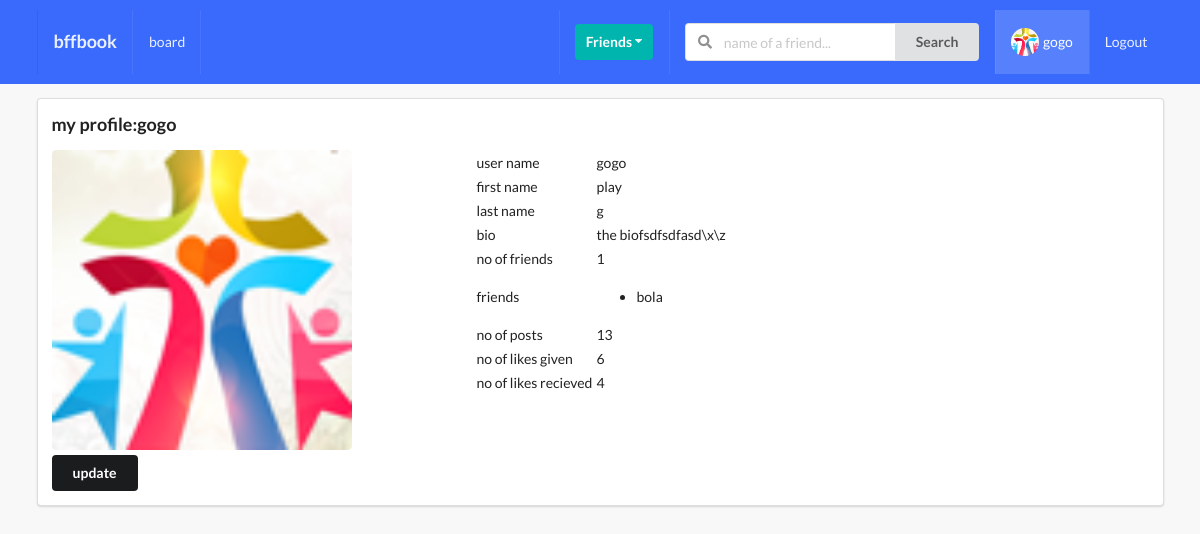
/profiles/myprofile (signed in), run on the app's committed database.
### profiles/models.py (models this page shows, shortened)
class Profile(models.Model):
    first_name = models.CharField(max_length=200, blank=True, null=True)
    last_name = models.CharField(max_length=200, blank=True, null=True)
    user = models.OneToOneField(User, on_delete=models.CASCADE)
    bio = models.TextField(max_length=300, default="no bio.......")
    email = models.EmailField(max_length=200, blank=True, null=True)
    country = models.CharField(max_length=200, blank=True, null=True)
    avatar = models.ImageField(default='avatar.jpg', upload_to='avatars/')
    friends = models.ManyToManyField(User, blank=True, related_name='friends')
    slug = models.SlugField(unique=True, blank=True, null=True)
    updated = models.DateTimeField(auto_now=True)
    created = models.DateTimeField(auto_now_add=True)
    objects = ProfileManager()
    def get_friends(self):
        return self.friends.all()
    def get_friends_no(self):
        return self.friends.all().count()
    def get_posts_no(self):
        return self.Post_set.all().count()
    def get_likes_given_no(self):
        total_liked = self.likee.filter(value='like').count()
        return total_liked
    def get_liked_recieved_no(self):
        posts = self.Post_set.all()
        total_liked = 0
        for item in posts:
            total_liked += item.liked.all().count()
        return total_liked

### posts/models.py (models this page shows, shortened)
class Post(models.Model):
    content = models.TextField()
    image = models.ImageField(upload_to='posts/',
                              validators=[FileExtensionValidator(['jpg', 'jpeg', 'png'])], blank=True)
    liked = models.ManyToManyField(Profile, blank=True, related_name='post_likes')
    updated = models.DateTimeField(auto_now=True)
    created = models.DateTimeField(auto_now_add=True)
    author = models.ForeignKey(Profile, on_delete=models.CASCADE, related_name='Post_set')
    class Meta:
        ordering = ('-created',)

### profiles/views.py (the view)
# urls.py: path('myprofile', my_profile, name='myprofile'),
def my_profile(request):
    obj = Profile.objects.get(user=request.user)
    form = ProfileModelForm(request.POST or None, request.FILES or None, instance=obj)
    confirm = False
    if request.method == 'POST':
        if form.is_valid():
            form.save()
            confirm = True
    context = {
        'obj': obj,
        'form': form,
        'confirm': confirm,
    }
    return render(request, 'profiles/myprofile.html', context)

### profiles/forms.py
class ProfileModelForm(forms.ModelForm):
    class Meta:
        model = Profile
        fields = ['first_name', 'last_name', 'bio', 'avatar']

### profiles/context_processors.py (called while the page is built)
def ava_context(request):
    if request.user.is_authenticated:
        prof_instance=Profile.objects.get(user=request.user)
        prof_avatar=prof_instance.avatar
        return{'avatar_pic':prof_avatar}
    return {}

def invitation_recieved_count(request):
    if request.user.is_authenticated:
        prof_instance = Profile.objects.get(user=request.user)
        rel_invitation_recieved=Relationship.objects.invitation_recieved(prof_instance).count()
        return {'invitations_no':rel_invitation_recieved}
    else:
        return {}

### profiles/models.py (called while the page is built)
    def invitation_recieved(self, reciever):
        qs = Relationship.objects.filter(reciever=reciever, status='send')
        return qs

### profiles/templates/profiles/myprofile.html (shortened to what this page needs)
{% extends 'base.html' %}
{% load static %}
{% block content %}
<div class="ui segment">
    <h3>my profile:{{ request.user}}</h3>
    <div class="ui grid">
        <div class="row">
            <div class="six wide column">
                <img class="ui medium rounded image" src="{{ obj.avatar.url }}">
                <div class="row mt-5">
                    <button class="ui secondary button" id="modal_btn">update</button>
                </div>
            </div>
            <div class="ten wide column">
                <table calss="ui table">
                    <tbody>
                    <tr>
                        <td>user name</td>
                        <td>{{ obj.user.username }}</td>
                    </tr>
                    <tr>
                        <td>first name</td>
                        <td>{{ obj.first_name }}</td>
                    </tr>
                    <tr>
                        <td>last name</td>
                        <td>{{ obj.last_name }}</td>
                    </tr>
                    <tr>
                        <td>bio</td>
                        <td>{{ obj.bio }}</td>
                    </tr>
                    <tr>
                        <td>no of friends</td>
                        <td>{{ obj.get_friends_no }}</td>
                    </tr>
                    <tr>
                        <td> friends</td>
                        <td>
                            <ul>
                                {% for friend in obj.get_friends %}
                                    <li>{{ friend }}</li>
                                {% endfor %}
                            </ul>
                        </td>
                    </tr>
                    <tr>
                        <td>no of posts</td>
                        <td>{{ obj.get_posts_no }}</td>
                    </tr>
                    <tr>
                        <td>no of likes given</td>
                        <td>{{ obj.get_likes_given_no }}</td>
                    </tr>
                    <tr>
                        <td>no of likes recieved</td>
                        <td>{{ obj.get_liked_recieved_no }}</td>
                    </tr>
                    </tbody>
                </table>
            </div>
        </div>
    </div>
</div>
{% endblock content %}

### templates/main/navbar.html (shortened to what this page needs)
{% url 'home' as path_to_home %}
{%  url 'posts:main_post_view' as path_to_posts %}
{% url 'profiles:myprofile' as path_to_my_profile %}
<div class="ui inverted menu nav mb-7">
  <div class="ui container">
    <a href="{{path_to_home}}" class="{% if request.path == path_to_home %}active{% endif %} item">
        <h3>bffbook</h3>
    </a>
    {% if request.user.is_authenticated %}
    <a href="{{path_to_posts}}" class="{% if request.path == path_to_posts %}active{% endif %} item">
        board
    </a>
    {% endif %}
    <div class="right menu">
        {% if request.user.is_authenticated %}
        <div class="item">
            <div class="ui floating dropdown icon button teal"> Friends
                <i class="dropdown icon"></i>
             </div>
        </div>
             <div class="item">
              <form action="" method="GET">
                <div class="ui action left icon input">
                <input class="prompt" type="text" name='q' placeholder="name of a friend...">
                <button type='submit' class="ui button">Search</button>
                </div>
            </form>
            </div>
            <a href="{{path_to_my_profile}}" class="{% if request.path == path_to_my_profile %} active {% endif %}item">
                 <img class="ui avatar image" src="{{avatar_pic.url}}">
                 {{ request.user }}
            </a>
            <a href="{% url 'account_logout' %}" class="ui item">
                Logout
            </a>
        {% else %}
        <a href="{% url 'account_login' %}" class="ui item">
                Login
            </a>
        {% endif %}
    </div>
  </div>
</div>

### project/static_project/style.css (style rules this page uses)
body { background: #F8F8F8 !important; }
.nav { border-radius: 0px !important; padding: 10px 0 10px 0 !important; background-color: #396afc !important; }
.mb-7 { margin-bottom: 7px !important; }
.mt-5 { margin-top: 5px !important; }
.mt-5 { margin-top:30px; }

### data on the page
Profile: avatar (picture), user.username "gogo", first_name "play", last_name "g", bio "the biofsdfsdfasd\\x\\z", get_friends_no "1", get_posts_no "13", get_likes_given_no "6", get_liked_recieved_no "4"

### other printed values
{{ request.user }} "gogo"
{{ friend }} "bola"
